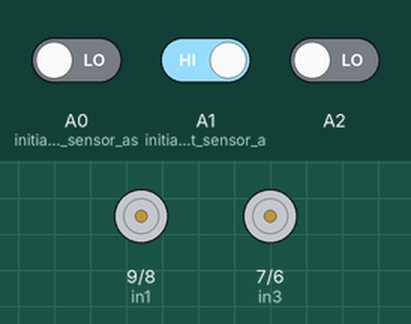
This sketch was run on a simulated Arduino Uno, built with avr-gcc and run on an emulated ATmega328P. Shown: motor-driver pin pairs drawn as motors (green arrow = first pin HIGH = forward, orange = second pin HIGH = backward, longer = more drive, scaled by the enable pin). Inputs (shaded band) come from the test bench; at power-on: A2 LOW, A0 (initialize_Left_sensor_as) LOW, A1 (initialize_Right_sensor_a) HIGH.

Above: at 1.2 s.
1.3 s: A2 driven HIGH
At 2.5 s:
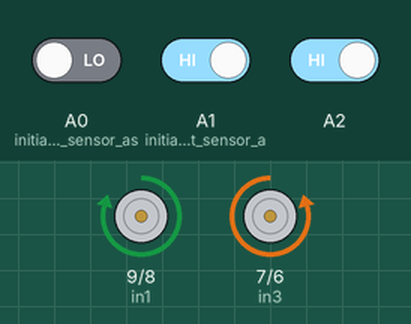
2.8 s: A0 (initialize_Left_sensor_as) driven HIGH
At 3.6 s:
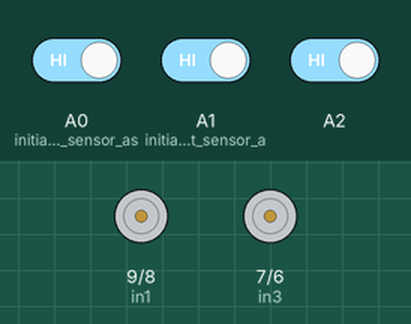
4.3 s: A1 (initialize_Right_sensor_a) driven LOW
At 4.8 s:
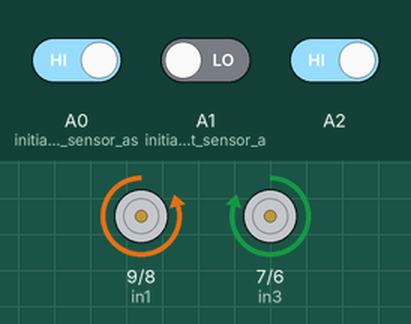
5.8 s: A0 (initialize_Left_sensor_as) driven LOW
At 7.0 s:
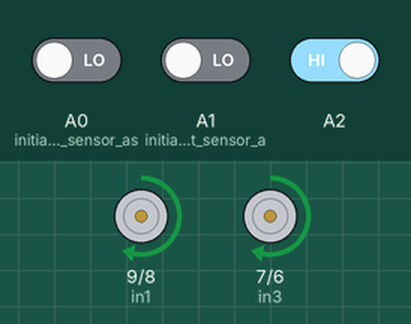
7.3 s: A2 driven LOW
At 8.2 s:
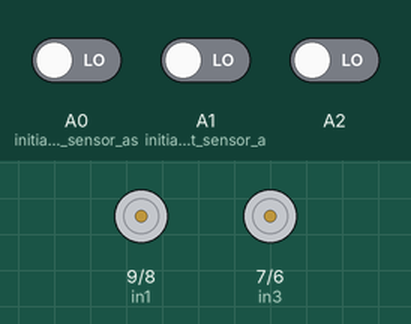
Timing chart, 0 to 9.8 s (numbered marks = the images above; inputs shaded):
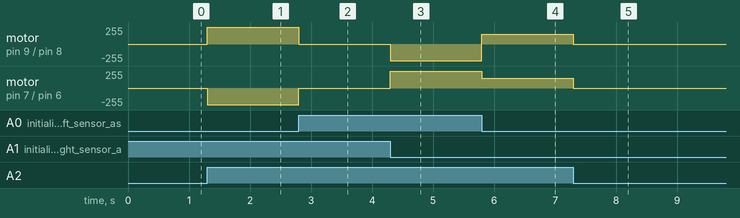

Measured:
- after the input at 1.3 s, motor on pin 9 (in1) / pin 8 (in2): stopped → forward 250/255 at once; motor on pin 7 (in3) / pin 6 (in4): stopped → backward 250/255 at once
- after the input at 2.8 s, motor on pin 9 (in1) / pin 8 (in2): forward 250/255 → stopped at once; motor on pin 7 (in3) / pin 6 (in4): backward 250/255 → stopped at once
- after the input at 4.3 s, motor on pin 9 (in1) / pin 8 (in2): stopped → backward 250/255 at once; motor on pin 7 (in3) / pin 6 (in4): stopped → forward 250/255 at once
- after the input at 5.8 s, motor on pin 9 (in1) / pin 8 (in2): backward 250/255 → forward 150/255 at once; motor on pin 7 (in3) / pin 6 (in4): forward 250/255 → forward 150/255 at once
- after the input at 7.3 s, motor on pin 9 (in1) / pin 8 (in2), motor on pin 7 (in3) / pin 6 (in4): forward 150/255 → stopped at once

The sketch:

proj.ino
```cpp
#define in1 9
#define in2 8
#define in3 7
#define in4 6
#define enA 10
#define enB 5


 int M1_Speed = 150; // speed of motor 1
 int M2_Speed = 150; // speed of motor 2
 int LeftRotationSpeed = 250;  // Left Rotation Speed
 int RightRotationSpeed = 250; // Right Rotation Speed


 void setup() {

  pinMode(in1,OUTPUT);
  pinMode(in2,OUTPUT);
  pinMode(in3,OUTPUT);
  pinMode(in4,OUTPUT);

    pinMode(enA,OUTPUT);
    pinMode(enB,OUTPUT);

      pinMode(A0, INPUT); // initialize Left sensor as an input
      pinMode(A1, INPUT); // initialize Right sensor as an input
      pinMode(A2,INPUT);

}

void loop() {

  int LEFT_SENSOR = digitalRead(A0);
  int RIGHT_SENSOR = digitalRead(A1);
  int FLAME_SENSOR = digitalRead(A2);

if(RIGHT_SENSOR==0 && LEFT_SENSOR==0 && FLAME_SENSOR==1) {
    forward(); //FORWARD
}

  else if(RIGHT_SENSOR==0 && LEFT_SENSOR==1 && FLAME_SENSOR==1) {
    right(); //Move Right
 }

  else if(RIGHT_SENSOR==1 && LEFT_SENSOR==0 && FLAME_SENSOR==1) {
    left(); //Move Left
}

  else if(RIGHT_SENSOR==1 && LEFT_SENSOR==1 || FLAME_SENSOR==0) {
    Stop();  //STOP
 }
}


void forward()
{
            digitalWrite(in1, HIGH);
            digitalWrite(in2, LOW);
            digitalWrite(in3, HIGH);
            digitalWrite(in4, LOW);

                analogWrite(enA, M1_Speed);
                analogWrite(enB, M2_Speed);
}

void right()
{
            digitalWrite(in1, LOW);
            digitalWrite(in2, HIGH);
            digitalWrite(in3, HIGH);
            digitalWrite(in4, LOW);

                analogWrite(enA, LeftRotationSpeed);
                analogWrite(enB, RightRotationSpeed);
}

void left()
{
            digitalWrite(in1, HIGH);
            digitalWrite(in2, LOW);
            digitalWrite(in3, LOW);
            digitalWrite(in4, HIGH);

                analogWrite(enA, LeftRotationSpeed);
                analogWrite(enB, RightRotationSpeed);
}

void Stop()
{
            digitalWrite(in1, LOW);
            digitalWrite(in2, LOW);
            digitalWrite(in3, LOW);
            digitalWrite(in4, LOW);
}
```
